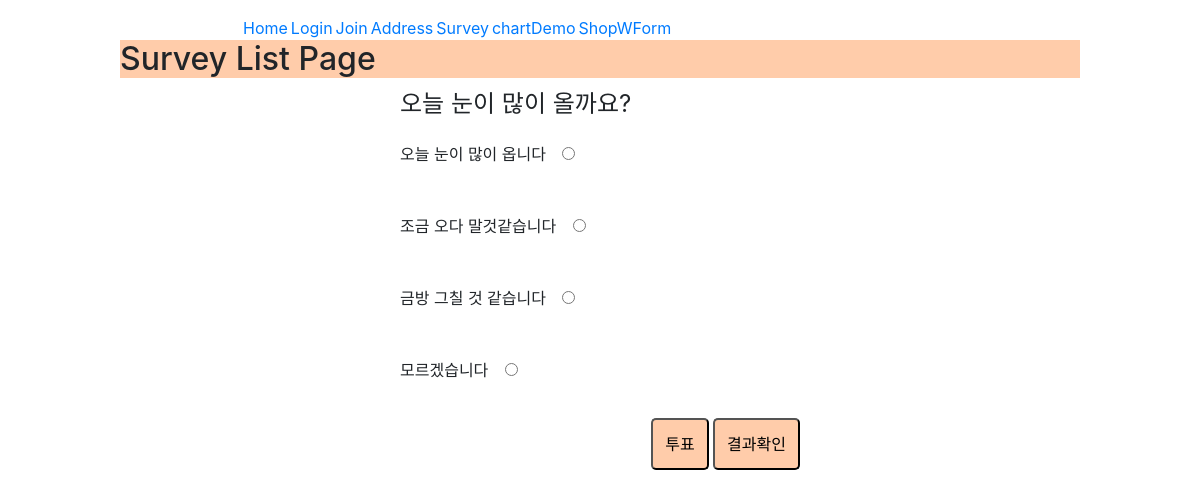
Screenshot of /survey/ with the database file from the repository.
### survey/models.py (models this page shows)
class Survey(models.Model):
    survey_idx = models.AutoField(primary_key=True)
    question = models.CharField(max_length=120,blank=True,null=False)
    ans1 = models.TextField(null=True)
    ans2 = models.TextField(null=True)
    ans3 = models.TextField(null=True)
    ans4 = models.TextField(null=True)
    status = models.CharField(max_length=1,default='y')

### survey/views.py (the view)
# urls.py: path('',views.surveyList),
def surveyList(request):
    survey = Survey.objects.filter(status='y').order_by('-survey_idx')[0]
    print('survey question =>',survey.question)
    return render(request,"survey/surveyList.html",{'survey':survey})

### survey/templates/survey/surveyList.html (shortened to what this page needs)
{% include "header.html" %}
<div id="content">
    <h2> Survey List Page</h2>
 <form method="post" action="save_survey">
  <fieldset style="width:400px;margin:auto;">
    <legend>{{survey.question}}</legend>
    <p>
    <label for="num1">{{survey.ans1}}</label>
    <input type="radio" name="num" id="num1" value="1">
    </p>
    <p>
        <label for="num2">{{survey.ans2}}</label>
        <input type="radio" name="num" id="num2" value="2">
    </p>
    <p>
        <label for="num3">{{survey.ans3}}</label>
        <input type="radio" name="num" id="num3" value="3">
    </p>
    <p>
        <label for="num4">{{survey.ans4}}</label>
        <input type="radio" name="num" id="num4" value="4">
    </p>
    <p style="text-align:right">
        <input type="submit" value="투표">
        <input type="button" value="결과확인" id="shresult">
    </p>
    </fieldset>
 </form>
</div>

### address/templates/header.html (style rules this page uses)
#content { margin:auto; width:100%; }
h2 { clear:both }
div { width:800px; margin:auto }
label { padding: 12px 12px 12px 0; diplay : inline-block; }
input[type=submit] { background:#ffccaa; border-radius:5px; padding:12px; }
input[type=button] { background:#ffccaa; border-radius:5px; padding:12px; }
#content { margin:auto; width:80%; }
h2 { background : #ffccaa }

### rows the page displays
Survey: question "오늘 눈이 많이 올까요?", ans1 "오늘 눈이 많이 옵니다", ans2 "조금 오다 말것같습니다", ans3 "금방 그칠 것 같습니다", ans4 "모르겠습니다"
